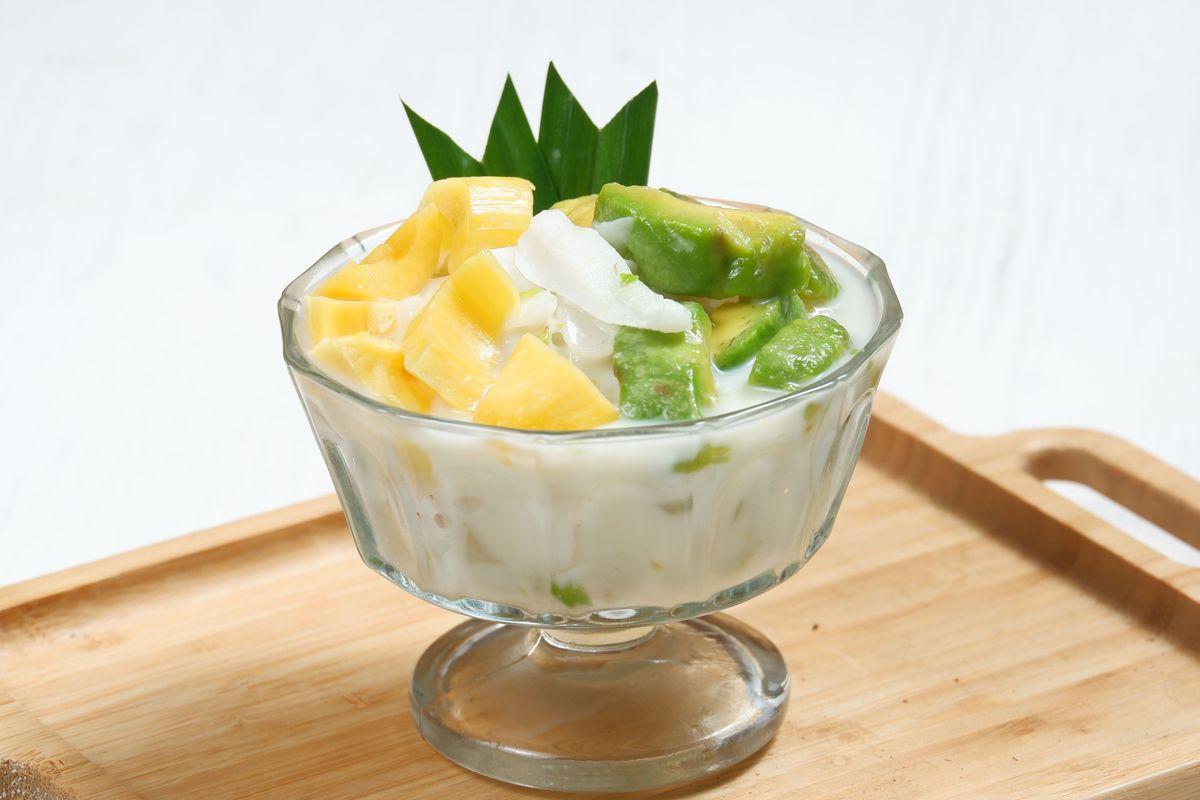
#> input picture Tugas/Modul 5/gambar/image.jpg, 1200 x 800 px
$ python 'Tugas 2.py'
#> lines starting #> are read from the running program, lines starting #| are printed output that depends on the picture
import os
import shutil
from PIL import Image

SRC_FILE = "gambar/image.jpg"
FOLDER = "gambar"
RESIZED_NAME = "resized.jpg"
COPIED_NAME = "copied_image.jpg"
CONVERTED_NAME = "image_converted.png"

def ensure_dir(path):
    if not os.path.exists(path):
        os.makedirs(path)

def main():
    ensure_dir(FOLDER)

    if not os.path.exists(SRC_FILE):
        print(f"Error: file sumber '{SRC_FILE}' tidak ditemukan. Taruh file di folder yang sama atau ubah SRC_FILE.")
        return

    try:
        img = Image.open(SRC_FILE)
#> img is the input picture: PIL image 1200x800 RGB; mean R, G, B 213, 202.7, 177.1
    except Exception as e:
        print("Gagal membuka gambar:", e)
        return

    try:
        try:
            resample = Image.Resampling.LANCZOS
        except AttributeError:
            resample = Image.LANCZOS

        resized = img.resize((200, 200), resample)
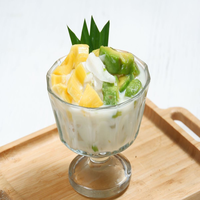
#> resized: PIL image 200x200 RGB; mean R, G, B 213, 202.7, 177.1
        resized_path = os.path.join(FOLDER, RESIZED_NAME)
        resized.save(resized_path, format="JPEG")
        print(f"Gambar berhasil disimpan: {resized_path}")
    except Exception as e:
        print("Gagal meresize/simpan gambar:", e)
        return

    try:
        dst_copy_path = os.path.join(FOLDER, COPIED_NAME)
        shutil.copy2(resized_path, dst_copy_path)
        print(f"Salinan gambar berhasil dibuat dengan nama {dst_copy_path}")
    except Exception as e:
        print("Gagal membuat salinan:", e)
        return

    try:
        img_for_convert = resized
        if img_for_convert.mode in ("RGBA", "LA"):
            png_img = img_for_convert
        else:
            png_img = img_for_convert.convert("RGB")
        converted_path = os.path.join(FOLDER, CONVERTED_NAME)
        png_img.save(converted_path, format="PNG")
        print(f"Format gambar berhasil diubah menjadi PNG dan disimpan dengan nama {converted_path}")
    except Exception as e:
        print("Gagal mengubah format ke PNG:", e)
        return

if __name__ == "__main__":
    main()
